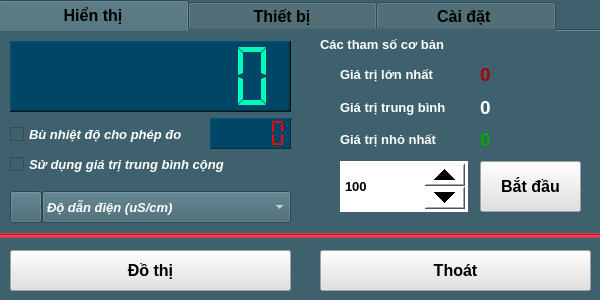
<?xml version="1.0" encoding="UTF-8"?>
<ui version="4.0">
 <class>Sensor_SEN0115</class>
 <widget class="QWidget" name="Sensor_SEN0115">
  <property name="geometry">
   <rect>
    <x>0</x>
    <y>0</y>
    <width>600</width>
    <height>300</height>
   </rect>
  </property>
  <property name="windowTitle">
   <string>Form</string>
  </property>
  <property name="windowIcon">
   <iconset resource="../image.qrc">
    <normaloff>:/image/CON0115_Icon.jpg</normaloff>:/image/CON0115_Icon.jpg</iconset>
  </property>
  <property name="styleSheet">
   <string notr="true">background-color: rgb(62, 97, 109);</string>
  </property>
  <widget class="QTabWidget" name="tabWidget">
   <property name="geometry">
    <rect>
     <x>-2</x>
     <y>0</y>
     <width>607</width>
     <height>238</height>
    </rect>
   </property>
   <property name="font">
    <font>
     <pointsize>12</pointsize>
     <bold>true</bold>
    </font>
   </property>
   <property name="styleSheet">
    <string notr="true">background-color: rgb(62, 97, 109);</string>
   </property>
   <property name="currentIndex">
    <number>0</number>
   </property>
   <property name="elideMode">
    <enum>Qt::ElideNone</enum>
   </property>
   <widget class="QWidget" name="tab_Infor_2">
    <attribute name="title">
     <string>            Hiển thị            </string>
    </attribute>
    <widget class="QWidget" name="verticalLayoutWidget_6">
     <property name="geometry">
      <rect>
       <x>340</x>
       <y>30</y>
       <width>128</width>
       <height>92</height>
      </rect>
     </property>
     <layout class="QVBoxLayout" name="verticalLayout_6">
      <item>
       <widget class="QLabel" name="label_8">
        <property name="font">
         <font>
          <pointsize>10</pointsize>
          <bold>true</bold>
         </font>
        </property>
        <property name="styleSheet">
         <string notr="true">color: rgb(255, 255, 255);</string>
        </property>
        <property name="text">
         <string>Giá trị lớn nhất</string>
        </property>
       </widget>
      </item>
      <item>
       <widget class="QLabel" name="label_9">
        <property name="font">
         <font>
          <pointsize>10</pointsize>
          <bold>true</bold>
         </font>
        </property>
        <property name="styleSheet">
         <string notr="true">color: rgb(255, 255, 255);</string>
        </property>
        <property name="text">
         <string>Giá trị trung bình</string>
        </property>
       </widget>
      </item>
      <item>
       <widget class="QLabel" name="label_10">
        <property name="font">
         <font>
          <pointsize>10</pointsize>
          <bold>true</bold>
         </font>
        </property>
        <property name="styleSheet">
         <string notr="true">color: rgb(255, 255, 255);</string>
        </property>
        <property name="text">
         <string>Giá trị nhỏ nhất</string>
        </property>
       </widget>
      </item>
     </layout>
    </widget>
    <widget class="QWidget" name="verticalLayoutWidget_7">
     <property name="geometry">
      <rect>
       <x>480</x>
       <y>30</y>
       <width>101</width>
       <height>92</height>
      </rect>
     </property>
     <layout class="QVBoxLayout" name="verticalLayout_7">
      <item>
       <widget class="QLabel" name="label_ValueMax">
        <property name="font">
         <font>
          <pointsize>14</pointsize>
          <bold>true</bold>
         </font>
        </property>
        <property name="styleSheet">
         <string notr="true">color: rgb(170, 0, 0);</string>
        </property>
        <property name="text">
         <string>0</string>
        </property>
       </widget>
      </item>
      <item>
       <widget class="QLabel" name="label_ValueAvg">
        <property name="font">
         <font>
          <pointsize>14</pointsize>
          <bold>true</bold>
         </font>
        </property>
        <property name="styleSheet">
         <string notr="true">color: rgb(255, 255, 255);</string>
        </property>
        <property name="text">
         <string>0</string>
        </property>
       </widget>
      </item>
      <item>
       <widget class="QLabel" name="label_ValueMin">
        <property name="font">
         <font>
          <pointsize>14</pointsize>
          <bold>true</bold>
         </font>
        </property>
        <property name="styleSheet">
         <string notr="true">color: rgb(0, 170, 0);</string>
        </property>
        <property name="text">
         <string>0</string>
        </property>
       </widget>
      </item>
     </layout>
    </widget>
    <widget class="QLCDNumber" name="lcdNumber_Value">
     <property name="geometry">
      <rect>
       <x>10</x>
       <y>10</y>
       <width>281</width>
       <height>71</height>
      </rect>
     </property>
     <property name="styleSheet">
      <string notr="true">background-color: rgb(0, 70, 102);
color: rgb(0, 254, 186);</string>
     </property>
     <property name="frameShape">
      <enum>QFrame::WinPanel</enum>
     </property>
     <property name="lineWidth">
      <number>1</number>
     </property>
     <property name="smallDecimalPoint">
      <bool>false</bool>
     </property>
     <property name="digitCount">
      <number>7</number>
     </property>
     <property name="segmentStyle">
      <enum>QLCDNumber::Flat</enum>
     </property>
     <property name="value" stdset="0">
      <double>0.000000000000000</double>
     </property>
     <property name="intValue" stdset="0">
      <number>0</number>
     </property>
    </widget>
    <widget class="QSpinBox" name="spinBox_setSample">
     <property name="geometry">
      <rect>
       <x>340</x>
       <y>130</y>
       <width>128</width>
       <height>51</height>
      </rect>
     </property>
     <property name="font">
      <font>
       <pointsize>10</pointsize>
       <bold>true</bold>
      </font>
     </property>
     <property name="styleSheet">
      <string notr="true">QSpinBox
{
background-color: rgb(255, 255, 255);
color: rgb(0, 0, 0);
}
QSpinBox::up-button
{
    min-width:40px;
    min-height: 20px;
}
QSpinBox::down-button
{
    min-width: 40px;
    min-height: 20px;
}
</string>
     </property>
     <property name="minimum">
      <number>1</number>
     </property>
     <property name="maximum">
      <number>9999999</number>
     </property>
     <property name="value">
      <number>100</number>
     </property>
    </widget>
    <widget class="QPushButton" name="pushButton_getSamples">
     <property name="geometry">
      <rect>
       <x>480</x>
       <y>130</y>
       <width>101</width>
       <height>51</height>
      </rect>
     </property>
     <property name="font">
      <font>
       <pointsize>12</pointsize>
       <bold>true</bold>
      </font>
     </property>
     <property name="styleSheet">
      <string notr="true">background-color: rgb(225, 225, 225);</string>
     </property>
     <property name="text">
      <string>Bắt đầu</string>
     </property>
    </widget>
    <widget class="QLabel" name="label_sampleInfo">
     <property name="geometry">
      <rect>
       <x>320</x>
       <y>0</y>
       <width>261</width>
       <height>26</height>
      </rect>
     </property>
     <property name="font">
      <font>
       <pointsize>10</pointsize>
       <bold>true</bold>
      </font>
     </property>
     <property name="styleSheet">
      <string notr="true">color: rgb(255, 255, 255);</string>
     </property>
     <property name="text">
      <string>Các tham số cơ bản</string>
     </property>
    </widget>
    <widget class="QCheckBox" name="checkBox_setMathAvg">
     <property name="geometry">
      <rect>
       <x>10</x>
       <y>120</y>
       <width>281</width>
       <height>27</height>
      </rect>
     </property>
     <property name="font">
      <font>
       <pointsize>10</pointsize>
       <italic>true</italic>
       <bold>true</bold>
      </font>
     </property>
     <property name="styleSheet">
      <string notr="true">color: rgb(255, 255, 255);</string>
     </property>
     <property name="text">
      <string>Sử dụng giá trị trung bình cộng</string>
     </property>
    </widget>
    <widget class="QFrame" name="frame">
     <property name="geometry">
      <rect>
       <x>10</x>
       <y>150</y>
       <width>291</width>
       <height>51</height>
      </rect>
     </property>
     <property name="styleSheet">
      <string notr="true">background-color: rgb(62, 97, 109);</string>
     </property>
     <property name="frameShape">
      <enum>QFrame::NoFrame</enum>
     </property>
     <property name="frameShadow">
      <enum>QFrame::Raised</enum>
     </property>
     <widget class="QComboBox" name="comboBox_Unit">
      <property name="geometry">
       <rect>
        <x>32</x>
        <y>10</y>
        <width>249</width>
        <height>32</height>
       </rect>
      </property>
      <property name="font">
       <font>
        <pointsize>10</pointsize>
        <italic>true</italic>
        <bold>true</bold>
       </font>
      </property>
      <property name="styleSheet">
       <string notr="true">color: rgb(255, 255, 255);</string>
      </property>
      <item>
       <property name="text">
        <string>Độ dẫn điện (uS/cm)</string>
       </property>
      </item>
      <item>
       <property name="text">
        <string>Độ dẫn điện (mS/cm)</string>
       </property>
      </item>
     </widget>
     <widget class="QPushButton" name="pushButton">
      <property name="geometry">
       <rect>
        <x>0</x>
        <y>10</y>
        <width>32</width>
        <height>32</height>
       </rect>
      </property>
      <property name="styleSheet">
       <string notr="true"/>
      </property>
      <property name="text">
       <string/>
      </property>
      <property name="icon">
       <iconset resource="../image.qrc">
        <normaloff>:/image/CON0115_Icon.jpg</normaloff>:/image/CON0115_Icon.jpg</iconset>
      </property>
      <property name="iconSize">
       <size>
        <width>32</width>
        <height>32</height>
       </size>
      </property>
     </widget>
    </widget>
    <widget class="QCheckBox" name="checkBox_setTemperature">
     <property name="geometry">
      <rect>
       <x>10</x>
       <y>90</y>
       <width>201</width>
       <height>27</height>
      </rect>
     </property>
     <property name="font">
      <font>
       <pointsize>10</pointsize>
       <italic>true</italic>
       <bold>true</bold>
      </font>
     </property>
     <property name="styleSheet">
      <string notr="true">color: rgb(255, 255, 255);
background-color: rgb(62, 97, 109);</string>
     </property>
     <property name="text">
      <string>Bù nhiệt độ cho phép đo</string>
     </property>
     <property name="checked">
      <bool>false</bool>
     </property>
    </widget>
    <widget class="QLCDNumber" name="lcdNumber_Temp">
     <property name="geometry">
      <rect>
       <x>210</x>
       <y>87</y>
       <width>81</width>
       <height>31</height>
      </rect>
     </property>
     <property name="styleSheet">
      <string notr="true">color: rgb(255, 0, 0);
background-color: rgb(0, 70, 102);</string>
     </property>
     <property name="frameShape">
      <enum>QFrame::Panel</enum>
     </property>
     <property name="lineWidth">
      <number>1</number>
     </property>
     <property name="smallDecimalPoint">
      <bool>false</bool>
     </property>
     <property name="digitCount">
      <number>5</number>
     </property>
     <property name="segmentStyle">
      <enum>QLCDNumber::Flat</enum>
     </property>
     <property name="value" stdset="0">
      <double>0.000000000000000</double>
     </property>
     <property name="intValue" stdset="0">
      <number>0</number>
     </property>
    </widget>
   </widget>
   <widget class="QWidget" name="tab_4">
    <attribute name="title">
     <string>            Thiết bị            </string>
    </attribute>
    <widget class="QWidget" name="verticalLayoutWidget_8">
     <property name="geometry">
      <rect>
       <x>150</x>
       <y>10</y>
       <width>291</width>
       <height>101</height>
      </rect>
     </property>
     <layout class="QVBoxLayout" name="verticalLayout_8">
      <item>
       <widget class="QLabel" name="label_Name">
        <property name="font">
         <font>
          <pointsize>10</pointsize>
         </font>
        </property>
        <property name="styleSheet">
         <string notr="true">color: rgb(255, 255, 255);</string>
        </property>
        <property name="text">
         <string/>
        </property>
       </widget>
      </item>
      <item>
       <widget class="QLabel" name="label_Address">
        <property name="font">
         <font>
          <pointsize>10</pointsize>
         </font>
        </property>
        <property name="styleSheet">
         <string notr="true">color: rgb(255, 255, 255);</string>
        </property>
        <property name="text">
         <string/>
        </property>
       </widget>
      </item>
      <item>
       <widget class="QLabel" name="label_SerialNumber">
        <property name="font">
         <font>
          <pointsize>10</pointsize>
         </font>
        </property>
        <property name="styleSheet">
         <string notr="true">color: rgb(255, 255, 255);</string>
        </property>
        <property name="text">
         <string/>
        </property>
       </widget>
      </item>
     </layout>
    </widget>
    <widget class="QWidget" name="verticalLayoutWidget_9">
     <property name="geometry">
      <rect>
       <x>10</x>
       <y>10</y>
       <width>111</width>
       <height>131</height>
      </rect>
     </property>
     <layout class="QVBoxLayout" name="verticalLayout_9">
      <item>
       <widget class="QLabel" name="label_13">
        <property name="font">
         <font>
          <pointsize>10</pointsize>
          <bold>true</bold>
         </font>
        </property>
        <property name="styleSheet">
         <string notr="true">color: rgb(255, 255, 255);</string>
        </property>
        <property name="text">
         <string>Tên thiết bị:</string>
        </property>
       </widget>
      </item>
      <item>
       <widget class="QLabel" name="label_14">
        <property name="font">
         <font>
          <pointsize>10</pointsize>
          <bold>true</bold>
         </font>
        </property>
        <property name="styleSheet">
         <string notr="true">color: rgb(255, 255, 255);</string>
        </property>
        <property name="text">
         <string>Địa chỉ:</string>
        </property>
       </widget>
      </item>
      <item>
       <widget class="QLabel" name="label_18">
        <property name="font">
         <font>
          <pointsize>10</pointsize>
          <bold>true</bold>
         </font>
        </property>
        <property name="styleSheet">
         <string notr="true">color: rgb(255, 255, 255);</string>
        </property>
        <property name="text">
         <string>Mã sê-ri:</string>
        </property>
       </widget>
      </item>
      <item>
       <widget class="QLabel" name="label_19">
        <property name="font">
         <font>
          <pointsize>10</pointsize>
          <bold>true</bold>
         </font>
        </property>
        <property name="styleSheet">
         <string notr="true">color: rgb(255, 255, 255);</string>
        </property>
        <property name="text">
         <string>Mô tả:</string>
        </property>
       </widget>
      </item>
     </layout>
    </widget>
    <widget class="QWidget" name="verticalLayoutWidget_10">
     <property name="geometry">
      <rect>
       <x>150</x>
       <y>110</y>
       <width>291</width>
       <height>61</height>
      </rect>
     </property>
     <layout class="QVBoxLayout" name="verticalLayout_10">
      <item>
       <widget class="QLabel" name="label_Description">
        <property name="font">
         <font>
          <pointsize>10</pointsize>
         </font>
        </property>
        <property name="styleSheet">
         <string notr="true">color: rgb(255, 255, 255);</string>
        </property>
        <property name="text">
         <string/>
        </property>
        <property name="alignment">
         <set>Qt::AlignLeading|Qt::AlignLeft|Qt::AlignTop</set>
        </property>
       </widget>
      </item>
     </layout>
    </widget>
   </widget>
   <widget class="QWidget" name="tab_6">
    <attribute name="title">
     <string>           Cài đặt            </string>
    </attribute>
    <widget class="QLabel" name="label_23">
     <property name="geometry">
      <rect>
       <x>277</x>
       <y>40</y>
       <width>41</width>
       <height>22</height>
      </rect>
     </property>
     <property name="font">
      <font>
       <pointsize>10</pointsize>
       <bold>true</bold>
      </font>
     </property>
     <property name="styleSheet">
      <string notr="true">color: rgb(255, 255, 255);</string>
     </property>
     <property name="text">
      <string>(ms)</string>
     </property>
    </widget>
    <widget class="QLabel" name="label_24">
     <property name="geometry">
      <rect>
       <x>20</x>
       <y>40</y>
       <width>141</width>
       <height>22</height>
      </rect>
     </property>
     <property name="font">
      <font>
       <pointsize>10</pointsize>
       <bold>true</bold>
      </font>
     </property>
     <property name="styleSheet">
      <string notr="true">color: rgb(255, 255, 255);</string>
     </property>
     <property name="text">
      <string>Thời gian lấy mẫu :</string>
     </property>
    </widget>
    <widget class="QPushButton" name="pushButton_SetSampleTime">
     <property name="geometry">
      <rect>
       <x>360</x>
       <y>20</y>
       <width>201</width>
       <height>61</height>
      </rect>
     </property>
     <property name="font">
      <font>
       <pointsize>12</pointsize>
       <bold>true</bold>
      </font>
     </property>
     <property name="styleSheet">
      <string notr="true">background-color: rgb(225, 225, 225);</string>
     </property>
     <property name="text">
      <string>Cài đặt</string>
     </property>
    </widget>
    <widget class="QSpinBox" name="spinBox_SampleTime">
     <property name="geometry">
      <rect>
       <x>160</x>
       <y>10</y>
       <width>111</width>
       <height>81</height>
      </rect>
     </property>
     <property name="font">
      <font>
       <pointsize>10</pointsize>
       <bold>true</bold>
      </font>
     </property>
     <property name="styleSheet">
      <string notr="true">QSpinBox
{
background-color: rgb(255, 255, 255);
color: rgb(0, 0, 0);
}
QSpinBox::up-button
{
    min-width:40px;
    min-height: 20px;
}
QSpinBox::down-button
{
    min-width: 40px;
    min-height: 20px;
}
</string>
     </property>
     <property name="minimum">
      <number>10</number>
     </property>
     <property name="maximum">
      <number>9999999</number>
     </property>
     <property name="value">
      <number>100</number>
     </property>
    </widget>
    <widget class="Line" name="line_2">
     <property name="geometry">
      <rect>
       <x>210</x>
       <y>110</y>
       <width>101</width>
       <height>16</height>
      </rect>
     </property>
     <property name="orientation">
      <enum>Qt::Horizontal</enum>
     </property>
    </widget>
    <widget class="QPushButton" name="pushButton_Calib">
     <property name="geometry">
      <rect>
       <x>360</x>
       <y>140</y>
       <width>201</width>
       <height>51</height>
      </rect>
     </property>
     <property name="font">
      <font>
       <pointsize>12</pointsize>
       <bold>true</bold>
      </font>
     </property>
     <property name="styleSheet">
      <string notr="true">background-color: rgb(225, 225, 225);</string>
     </property>
     <property name="text">
      <string>Hiệu chuẩn</string>
     </property>
    </widget>
    <widget class="QLabel" name="label_25">
     <property name="geometry">
      <rect>
       <x>320</x>
       <y>100</y>
       <width>151</width>
       <height>22</height>
      </rect>
     </property>
     <property name="font">
      <font>
       <pointsize>10</pointsize>
       <bold>true</bold>
      </font>
     </property>
     <property name="styleSheet">
      <string notr="true">color: rgb(255, 255, 255);</string>
     </property>
     <property name="text">
      <string>Hiệu chuẩn thiết bị </string>
     </property>
    </widget>
    <widget class="QPushButton" name="pushButton_SetZero">
     <property name="geometry">
      <rect>
       <x>70</x>
       <y>140</y>
       <width>201</width>
       <height>51</height>
      </rect>
     </property>
     <property name="font">
      <font>
       <pointsize>12</pointsize>
       <bold>true</bold>
      </font>
     </property>
     <property name="styleSheet">
      <string notr="true">background-color: rgb(225, 225, 225);</string>
     </property>
     <property name="text">
      <string>Thiết lập điểm 0 (Zero)</string>
     </property>
    </widget>
    <widget class="QLabel" name="label_26">
     <property name="geometry">
      <rect>
       <x>20</x>
       <y>100</y>
       <width>181</width>
       <height>22</height>
      </rect>
     </property>
     <property name="font">
      <font>
       <pointsize>10</pointsize>
       <bold>true</bold>
      </font>
     </property>
     <property name="styleSheet">
      <string notr="true">color: rgb(255, 255, 255);</string>
     </property>
     <property name="text">
      <string>Thiết lập điểm tham chiếu</string>
     </property>
    </widget>
    <widget class="Line" name="line_3">
     <property name="geometry">
      <rect>
       <x>460</x>
       <y>110</y>
       <width>101</width>
       <height>16</height>
      </rect>
     </property>
     <property name="orientation">
      <enum>Qt::Horizontal</enum>
     </property>
    </widget>
    <widget class="QLabel" name="label_calibInfo">
     <property name="geometry">
      <rect>
       <x>330</x>
       <y>120</y>
       <width>241</width>
       <height>22</height>
      </rect>
     </property>
     <property name="font">
      <font>
       <pointsize>10</pointsize>
       <italic>true</italic>
       <bold>true</bold>
      </font>
     </property>
     <property name="styleSheet">
      <string notr="true">color: rgb(255, 255, 127);</string>
     </property>
     <property name="text">
      <string>(chưa hiệu chuẩn)</string>
     </property>
    </widget>
   </widget>
  </widget>
  <widget class="Line" name="line">
   <property name="geometry">
    <rect>
     <x>-2</x>
     <y>233</y>
     <width>605</width>
     <height>5</height>
    </rect>
   </property>
   <property name="styleSheet">
    <string notr="true">background-color: rgb(230, 57, 76);</string>
   </property>
   <property name="frameShadow">
    <enum>QFrame::Sunken</enum>
   </property>
   <property name="orientation">
    <enum>Qt::Horizontal</enum>
   </property>
  </widget>
  <widget class="QPushButton" name="pushButton_ChartZoom">
   <property name="geometry">
    <rect>
     <x>10</x>
     <y>250</y>
     <width>281</width>
     <height>41</height>
    </rect>
   </property>
   <property name="font">
    <font>
     <pointsize>12</pointsize>
     <bold>true</bold>
    </font>
   </property>
   <property name="styleSheet">
    <string notr="true">background-color: rgb(225, 225, 225);</string>
   </property>
   <property name="text">
    <string>Đồ thị</string>
   </property>
  </widget>
  <widget class="QPushButton" name="pushButton_Exit">
   <property name="geometry">
    <rect>
     <x>320</x>
     <y>250</y>
     <width>271</width>
     <height>41</height>
    </rect>
   </property>
   <property name="font">
    <font>
     <pointsize>12</pointsize>
     <bold>true</bold>
    </font>
   </property>
   <property name="styleSheet">
    <string notr="true">background-color: rgb(225, 225, 225);</string>
   </property>
   <property name="text">
    <string>Thoát</string>
   </property>
  </widget>
 </widget>
 <resources>
  <include location="../image.qrc"/>
 </resources>
 <connections/>
</ui>
